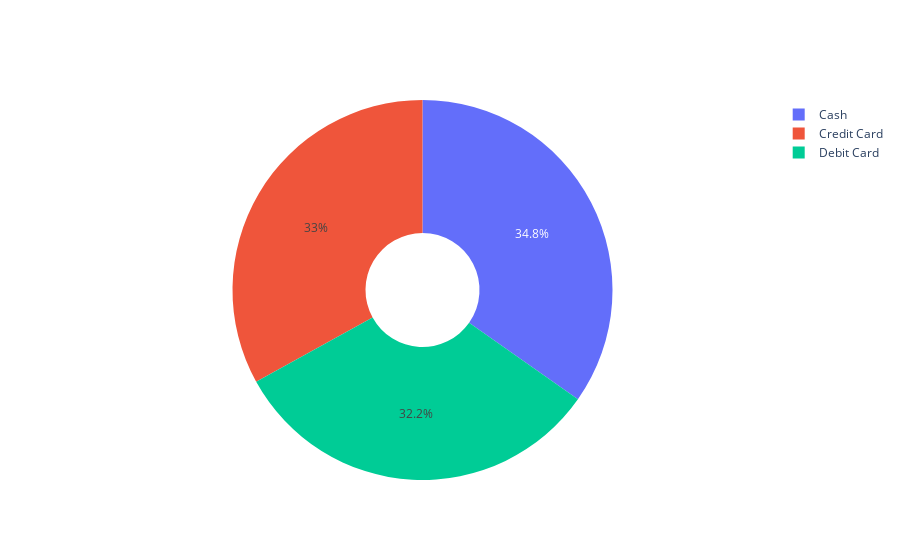

The cell this chart's notebook holds for it:
### Code cell
def percentage_per_paymentm(df, year):
    chosen_year = df[df['Year'] == year]
    values = chosen_year.groupby('PaymentMethod').count().iloc[:,0].values
    labels = chosen_year.groupby('PaymentMethod').count().index.tolist()

    fig = go.Figure(data=[go.Pie(labels=labels, values=values, hole=.3)])
    # fig.show()
    return fig
    
percentage_per_paymentm(superSales, 2021)

### Figure 1 — Plotly figure (JSON) as saved in the notebook; plotly's stock layout.template omitted (floating-point values rounded to 4 significant figures)
{"data": [{"hole": 0.3, "labels": ["Cash", "Credit Card", "Debit Card"], "type": "pie", "values": [383, 364, 355]}], "layout": {"autosize": true}}
